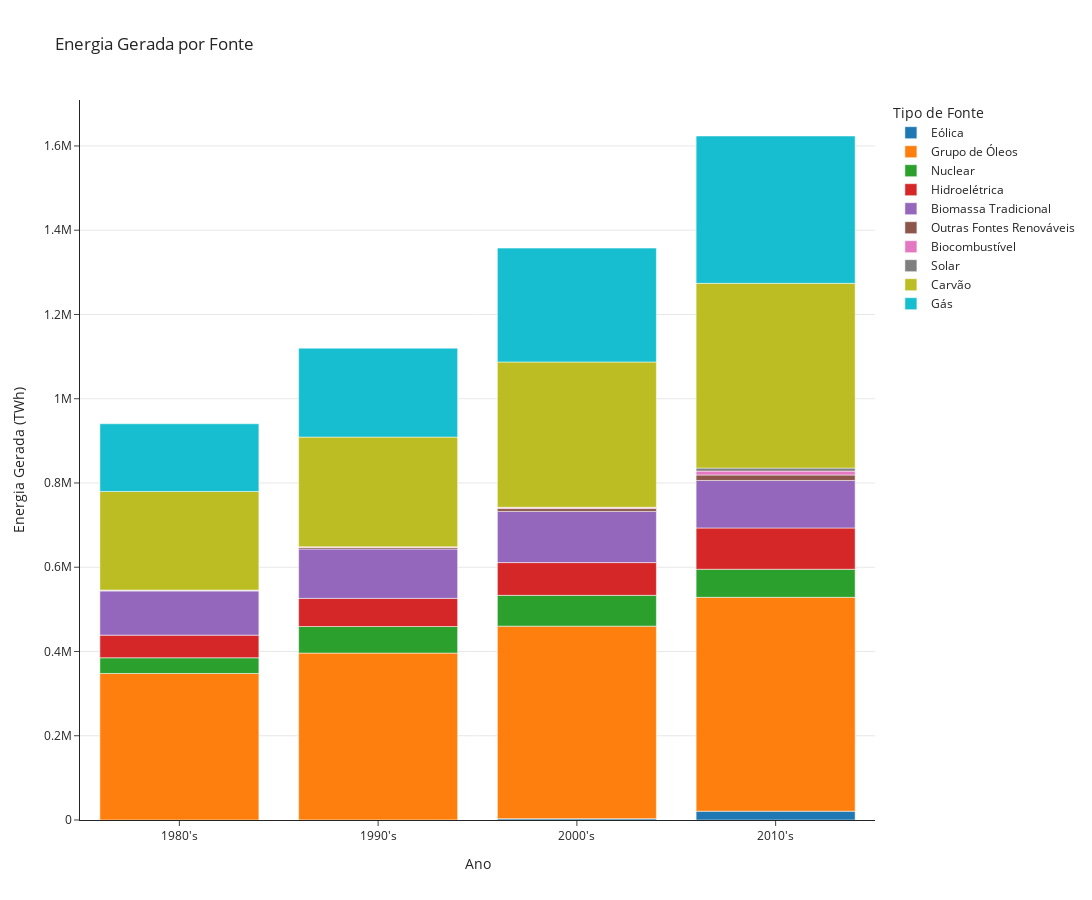

Notebook code cell kept with this figure:
### Code cell
# Gráfico comparando todas as fontes com stacked bar chart

dados2 = pd.read_csv("datasets/global-energy-substitution.csv")

# Tirando as colunas Entity e Code
dados2.drop(columns=["Code", "Entity"], inplace=True)

# Formando linhas com a soma dos dados em intervalos de 10 anos
dados2_1980_1989 = dados2.loc[(dados2.loc[:, "Year"] >= 1980) & (dados2.loc[:, "Year"] < 1990)]
dados2_1990_1999 = dados2.loc[(dados2.loc[:, "Year"] >= 1990) & (dados2.loc[:, "Year"] < 2000)]
dados2_2000_2009 = dados2.loc[(dados2.loc[:, "Year"] >= 2000) & (dados2.loc[:, "Year"] < 2010)]
dados2_2010_2019 = dados2.loc[(dados2.loc[:, "Year"] >= 2010) & (dados2.loc[:, "Year"] < 2020)]

# Criando dataframes para a fusão posterior
df1 = pd.DataFrame()
df1["Source"] = dados2_1980_1989.columns[1:]
df1["Year"] = "1980's"
df1["(TWh; substituted energy)"] = dados2_1980_1989.sum(axis=0).iloc[1:].values
df2 = pd.DataFrame()
df2["Source"] = dados2_1990_1999.columns[1:]
df2["Year"] = "1990's"
df2["(TWh; substituted energy)"] = dados2_1990_1999.sum(axis=0).iloc[1:].values
df3 = pd.DataFrame()
df3["Source"] = dados2_2000_2009.columns[1:]
df3["Year"] = "2000's"
df3["(TWh; substituted energy)"] = dados2_2000_2009.sum(axis=0).iloc[1:].values
df4 = pd.DataFrame()
df4["Source"] = dados2_2010_2019.columns[1:]
df4["Year"] = "2010's"
df4["(TWh; substituted energy)"] = dados2_2010_2019.sum(axis=0).iloc[1:].values

# Criando novo dataframe para fundir outros dataframes
novo_dataframe = pd.DataFrame()

novo_dataframe = novo_dataframe.append(df1, ignore_index=True)
novo_dataframe = novo_dataframe.append(df2, ignore_index=True)
novo_dataframe = novo_dataframe.append(df3, ignore_index=True)
novo_dataframe = novo_dataframe.append(df4, ignore_index=True)

# print(novo_dataframe)
colorsIdx_1 = {"Wind (TWh; substituted energy)": "Eólica",
             "Oil (TWh; substituted energy)": "Grupo de Óleos",
             "Nuclear (TWh; substituted energy)": "Nuclear",
             "Hydropower (TWh; substituted energy)": "Hidroelétrica",
             "Traditional bimass (TWh; substituted energy)": "Biomassa Tradicional",
             "Other renewables (TWh; substituted energy)": "Outras Fontes Renováveis",
             "Biofuels (TWh; substituted energy)": "Biocombustível",
             "Solar (TWh; substituted energy)": "Solar",
             "Coal (TWh; substituted energy)": "Carvão",
             "Gas (TWh; substituted energy)": "Gás"}
col_1 = novo_dataframe["Source"].map(colorsIdx_1)

fig1 = px.bar(novo_dataframe,
              x="Year",
              y="(TWh; substituted energy)",
              color=col_1,
              title="Energia Gerada por Fonte",
              labels={"color": "Tipo de Fonte",
                      "Year": "Ano",
                      "(TWh; substituted energy)": "Energia Gerada (TWh)"},
              template="simple_white",
              width=1300,
              height=900,
              )
fig1.update_yaxes(showgrid=True)
fig1.update_layout(hovermode="x unified")

### Figure 1 — Plotly figure (JSON) as saved in the notebook; plotly's stock layout.template omitted (floating-point values rounded to 4 significant figures)
{"data": [{"alignmentgroup": "True", "hovertemplate": "Tipo de Fonte=Eólica<br>Ano=%{x}<br>Energia Gerada (TWh)=%{y}<extra></extra>", "legendgroup": "Eólica", "marker": {"color": "#1F77B4"}, "name": "Eólica", "offsetgroup": "Eólica", "orientation": "v", "showlegend": true, "textposition": "auto", "type": "bar", "x": ["1980's", "1990's", "2000's", "2010's"], "xaxis": "x", "y": [9, 255, 3132, 20915], "yaxis": "y"}, {"alignmentgroup": "True", "hovertemplate": "Tipo de Fonte=Grupo de Óleos<br>Ano=%{x}<br>Energia Gerada (TWh)=%{y}<extra></extra>", "legendgroup": "Grupo de Óleos", "marker": {"color": "#FF7F0E"}, "name": "Grupo de Óleos", "offsetgroup": "Grupo de Óleos", "orientation": "v", "showlegend": true, "textposition": "auto", "type": "bar", "x": ["1980's", "1990's", "2000's", "2010's"], "xaxis": "x", "y": [347873, 395993, 457049, 507678], "yaxis": "y"}, {"alignmentgroup": "True", "hovertemplate": "Tipo de Fonte=Nuclear<br>Ano=%{x}<br>Energia Gerada (TWh)=%{y}<extra></extra>", "legendgroup": "Nuclear", "marker": {"color": "#2CA02C"}, "name": "Nuclear", "offsetgroup": "Nuclear", "orientation": "v", "showlegend": true, "textposition": "auto", "type": "bar", "x": ["1980's", "1990's", "2000's", "2010's"], "xaxis": "x", "y": [37245, 63042, 73103, 66630], "yaxis": "y"}, {"alignmentgroup": "True", "hovertemplate": "Tipo de Fonte=Hidroelétrica<br>Ano=%{x}<br>Energia Gerada (TWh)=%{y}<extra></extra>", "legendgroup": "Hidroelétrica", "marker": {"color": "#D62728"}, "name": "Hidroelétrica", "offsetgroup": "Hidroelétrica", "orientation": "v", "showlegend": true, "textposition": "auto", "type": "bar", "x": ["1980's", "1990's", "2000's", "2010's"], "xaxis": "x", "y": [53687, 66778, 77758, 98014], "yaxis": "y"}, {"alignmentgroup": "True", "hovertemplate": "Tipo de Fonte=Biomassa Tradicional<br>Ano=%{x}<br>Energia Gerada (TWh)=%{y}<extra></extra>", "legendgroup": "Biomassa Tradicional", "marker": {"color": "#9467BD"}, "name": "Biomassa Tradicional", "offsetgroup": "Biomassa Tradicional", "orientation": "v", "showlegend": true, "textposition": "auto", "type": "bar", "x": ["1980's", "1990's", "2000's", "2010's"], "xaxis": "x", "y": [104903, 117287, 121515, 112766], "yaxis": "y"}, {"alignmentgroup": "True", "hovertemplate": "Tipo de Fonte=Outras Fontes Renováveis<br>Ano=%{x}<br>Energia Gerada (TWh)=%{y}<extra></extra>", "legendgroup": "Outras Fontes Renováveis", "marker": {"color": "#8C564B"}, "name": "Outras Fontes Renováveis", "offsetgroup": "Outras Fontes Renováveis", "orientation": "v", "showlegend": true, "textposition": "auto", "type": "bar", "x": ["1980's", "1990's", "2000's", "2010's"], "xaxis": "x", "y": [2116, 4029, 6762, 12936], "yaxis": "y"}, {"alignmentgroup": "True", "hovertemplate": "Tipo de Fonte=Biocombustível<br>Ano=%{x}<br>Energia Gerada (TWh)=%{y}<extra></extra>", "legendgroup": "Biocombustível", "marker": {"color": "#E377C2"}, "name": "Biocombustível", "offsetgroup": "Biocombustível", "orientation": "v", "showlegend": true, "textposition": "auto", "type": "bar", "x": ["1980's", "1990's", "2000's", "2010's"], "xaxis": "x", "y": [0, 1112, 2979, 9259], "yaxis": "y"}, {"alignmentgroup": "True", "hovertemplate": "Tipo de Fonte=Solar<br>Ano=%{x}<br>Energia Gerada (TWh)=%{y}<extra></extra>", "legendgroup": "Solar", "marker": {"color": "#7F7F7F"}, "name": "Solar", "offsetgroup": "Solar", "orientation": "v", "showlegend": true, "textposition": "auto", "type": "bar", "x": ["1980's", "1990's", "2000's", "2010's"], "xaxis": "x", "y": [1, 18, 161, 7210], "yaxis": "y"}, {"alignmentgroup": "True", "hovertemplate": "Tipo de Fonte=Carvão<br>Ano=%{x}<br>Energia Gerada (TWh)=%{y}<extra></extra>", "legendgroup": "Carvão", "marker": {"color": "#BCBD22"}, "name": "Carvão", "offsetgroup": "Carvão", "orientation": "v", "showlegend": true, "textposition": "auto", "type": "bar", "x": ["1980's", "1990's", "2000's", "2010's"], "xaxis": "x", "y": [234067, 260472, 344761, 438505], "yaxis": "y"}, {"alignmentgroup": "True", "hovertemplate": "Tipo de Fonte=Gás<br>Ano=%{x}<br>Energia Gerada (TWh)=%{y}<extra></extra>", "legendgroup": "Gás", "marker": {"color": "#17BECF"}, "name": "Gás", "offsetgroup": "Gás", "orientation": "v", "showlegend": true, "textposition": "auto", "type": "bar", "x": ["1980's", "1990's", "2000's", "2010's"], "xaxis": "x", "y": [160627, 211007, 270273, 349723], "yaxis": "y"}], "layout": {"barmode": "relative", "height": 900, "hovermode": "x unified", "legend": {"title": {"text": "Tipo de Fonte"}, "tracegroupgap": 0}, "title": {"text": "Energia Gerada por Fonte"}, "width": 1300, "xaxis": {"anchor": "y", "autorange": true, "domain": [0, 1], "range": [-0.5, 3.5], "title": {"text": "Ano"}, "type": "category"}, "yaxis": {"anchor": "x", "autorange": true, "domain": [0, 1], "range": [0, 1709000.0], "showgrid": true, "title": {"text": "Energia Gerada (TWh)"}, "type": "linear"}}}
